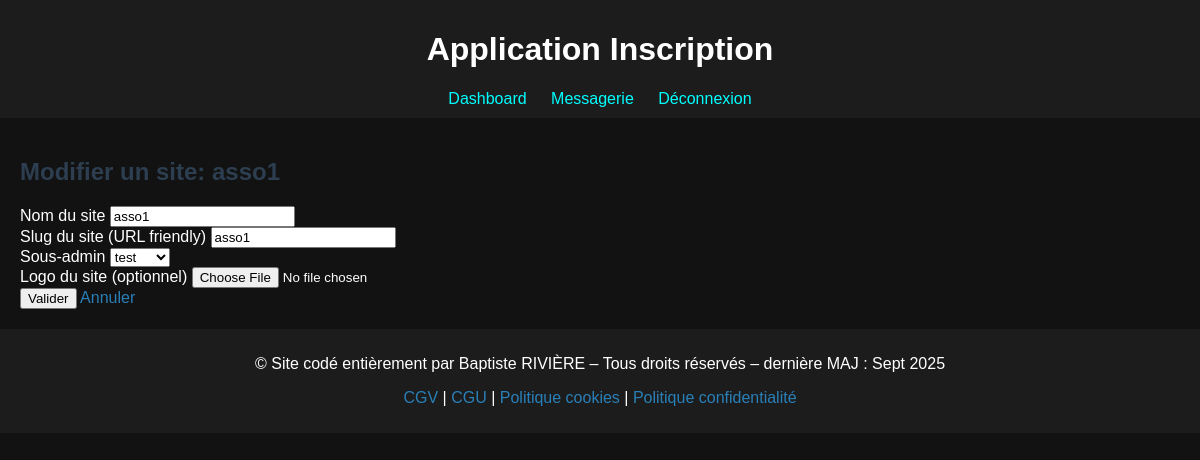
Screenshot of /super_admin/site/1/edit (signed in) with the database file from the repository.
### app/models.py (models this page shows)
class Site(db.Model):
    id = db.Column(db.Integer, primary_key=True)
    name = db.Column(db.String(100), unique=True, nullable=False)
    slug = db.Column(db.String(50), unique=True, nullable=False)  # partie du lien
    sub_admin_id = db.Column(db.Integer, db.ForeignKey('user.id'), nullable=True)
    users = db.relationship(
        'User',
        back_populates='site',
        foreign_keys='User.site_id'
    )
    sub_admin = db.relationship(
        'User',
        back_populates='managed_sites',
        foreign_keys=[sub_admin_id]
    )
    dossiers = db.relationship('Dossier', backref='site', lazy=True)

### app/routes/super_admin.py (the view, shortened to what this page needs)
@super_admin_bp.route('/site/<int:site_id>/edit', methods=['GET', 'POST'])
@login_required
@super_admin_required
def edit_site(site_id):
    site = Site.query.get_or_404(site_id)
    form = SiteForm(obj=site)
    sub_admins = User.query.filter_by(role='sub_admin').all()
    form.sub_admin_id.choices = [(0, 'Aucun')] + [(u.id, u.username) for u in sub_admins]
    if request.method == 'GET':
        form.sub_admin_id.data = site.sub_admin_id or 0
    return render_template('super_admin/create_site.html', form=form, site=site)

### app/forms.py
class SiteForm(FlaskForm):
    name = StringField("Nom du site", validators=[DataRequired(), Length(min=2, max=100)])
    slug = StringField("Slug du site (URL friendly)", validators=[DataRequired(), Length(min=2, max=100)])
    sub_admin_id = SelectField("Sous-admin", coerce=int, choices=[])
    submit = SubmitField("Valider")

### app/routes/super_admin.py (called while the page is built)
def super_admin_required(func):
    @wraps(func)
    def wrapper(*args, **kwargs):
        if not current_user.is_authenticated or current_user.role != 'super_admin':
            flash("Accès interdit : Super Admin uniquement.", "danger")
            return redirect(url_for('user.home'))
        return func(*args, **kwargs)
    return wrapper

### app/templates/super_admin/create_site.html (shortened to what this page needs)
{% extends "base.html" %}
{% block extra_styles %}
<link rel="stylesheet" href="{{ url_for('static', filename='css/super_admin/create_site.css') }}">
{% endblock %}
{% block content %}
<div class="site-form-container">
    <h2>{{ 'Modifier' if site else 'Créer' }} un site{% if site %}: {{ site.name }}{% endif %}</h2>
    <form method="POST" enctype="multipart/form-data" class="site-form">
        <div class="form-group">
            {{ form.name.label(class="form-label") }}
            {{ form.name(class="form-control") }}
        </div>
        <div class="form-group">
            {{ form.slug.label(class="form-label") }}
            {{ form.slug(class="form-control") }}
        </div>
        <div class="form-group">
            {{ form.sub_admin_id.label(class="form-label") }}
            {{ form.sub_admin_id(class="form-select") }}
        </div>
        <div class="form-group">
            <label class="form-label">Logo du site (optionnel)</label>
            <input type="file" name="logo" class="form-control">
        </div>
        <div class="form-buttons">
            <button type="submit" class="btn btn-success">{{ form.submit.label.text }}</button>
            <a href="{{ url_for('super_admin.dashboard') }}" class="btn btn-secondary">Annuler</a>
        </div>
    </form>
</div>
{% endblock %}

### app/static/css/style.css (style rules this page uses)
body { background-color: #121212; color: #ffffff; font-family: Arial, sans-serif; margin: 0; padding: 0; }

### app/static/css/super_admin/create_site.css (style rules this page uses)
h2 { color: #2c3e50; }
a { color: #2980b9; text-decoration: none; }

### rows the page displays
Site: name "asso1", slug "asso1", sub_admin_id "test"

### other values shown
{{ 'Modifier' if site else 'Créer' }} "Modifier"
